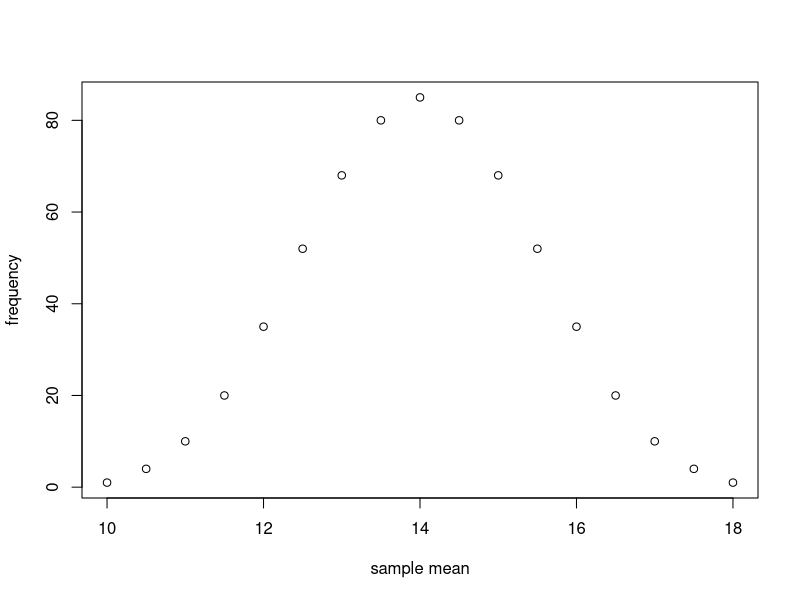
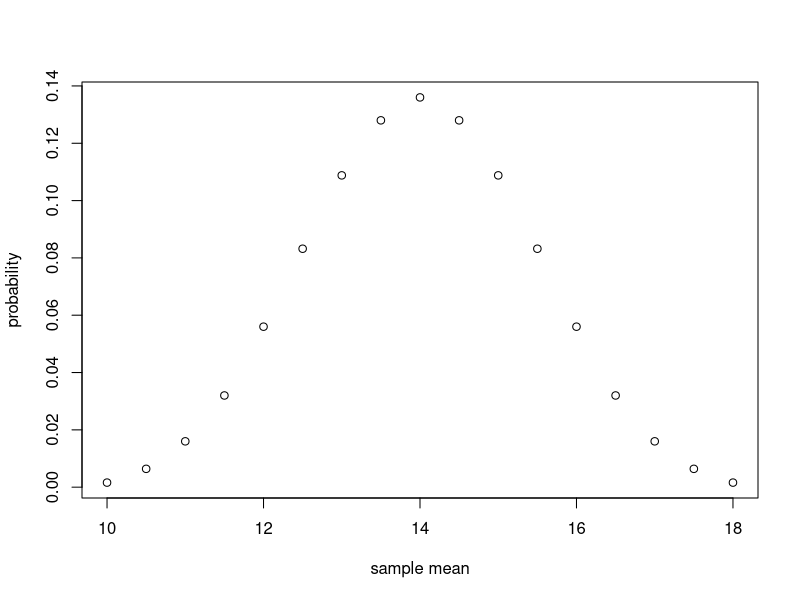
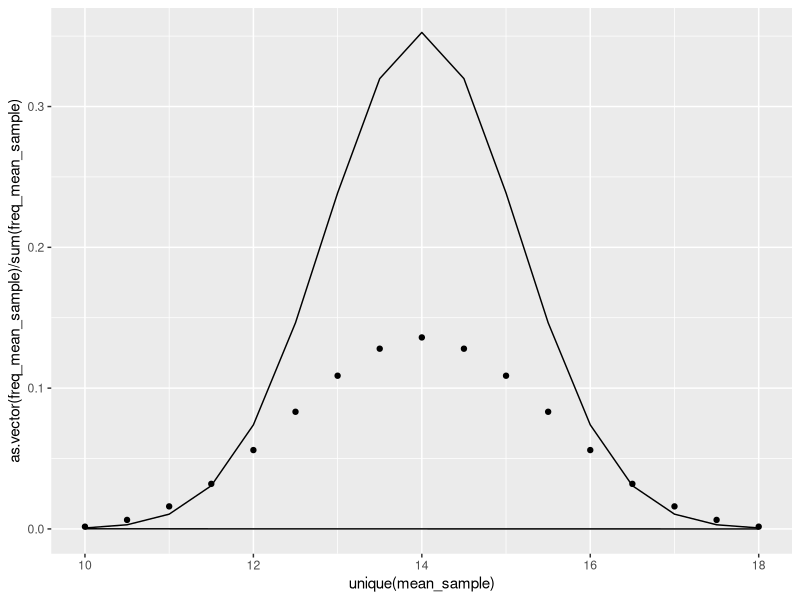

Write the R code that produced these figures, in order.
## ---- chunk 1
library(ggplot2)
## ---- chunk 2
data = seq(10, 18, 2) # data = 10, 12, ..., 18; mean = 14
# banyak sampel
n_combn = 4

# mendapatkan kombinasi sampel
combn_sample = expand.grid(rep(list(data), n_combn))
combn_sample

# rata-rata tiap kombinasi sampel
mean_sample = apply(combn_sample,1, mean)
# frekuensi rata-rata sampel
freq_mean_sample = table(mean_sample)
freq_mean_sample

# plot distribusi sampel rata-rata
plot(unique(mean_sample), as.vector(freq_mean_sample), xlab="sample mean", ylab="frequency")
plot(unique(mean_sample), as.vector(freq_mean_sample)/sum(freq_mean_sample), xlab="sample mean", ylab="probability")
## ---- chunk 3
ggplot() +
  geom_point(aes(unique(mean_sample), as.vector(freq_mean_sample)/sum(freq_mean_sample))) +
  geom_line(aes(seq(10,18,0.5), dnorm(seq(10,18,0.5), mean(data), sd(data) * (4/5) * 1/sqrt(5)))) +
  geom_line(aes(seq(10,18,0.5), dt(seq(10,18,0.5), 4)))
## ---- chunk 4
dt(100, 9)
